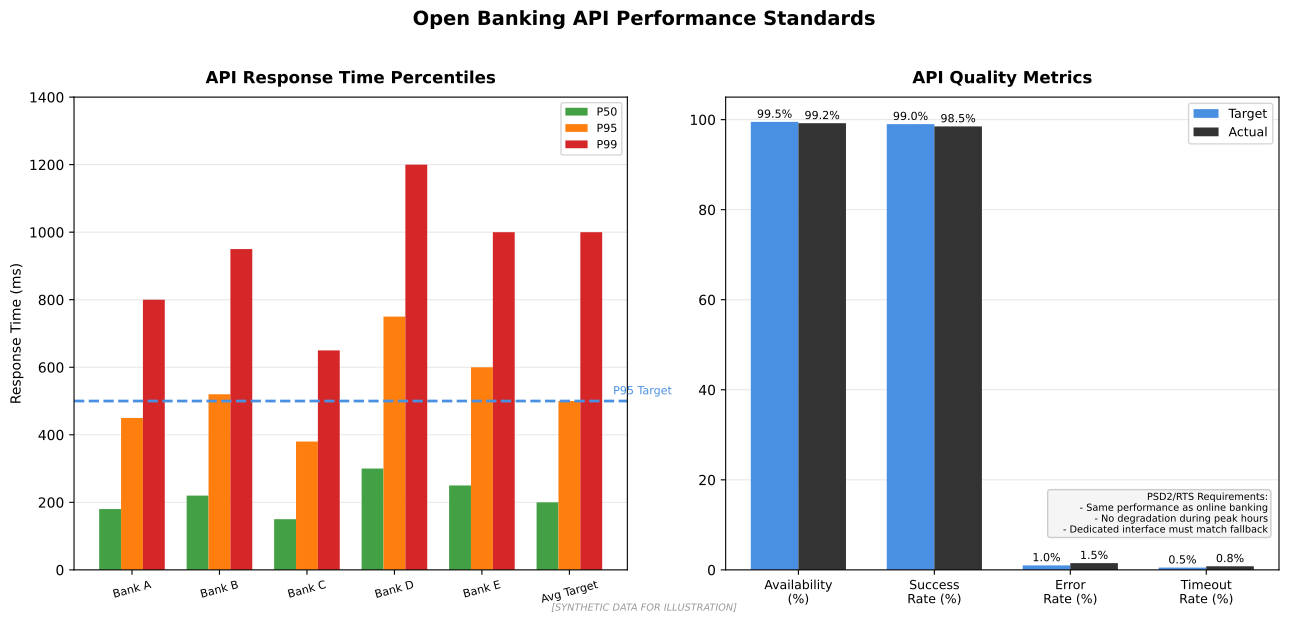

This chart was generated by the following Python code:
"""
Open Banking API Performance Metrics
Shows typical API performance standards and metrics

Output: api_performance.pdf
Module: module_01_fintech
Lesson: 5 - Open Banking
"""

from pathlib import Path
import matplotlib.pyplot as plt
import matplotlib.patches as mpatches
import numpy as np

CHART_METADATA = {
    'title': 'Open Banking API Performance',
    'module': 'module_01_fintech',
    'lesson': 5,
    'url': 'https://github.com/Digital-AI-Finance/digital-finance/tree/main/module_01_fintech/figures/api_performance'
}

plt.rcParams.update({
    'font.size': 10,
    'axes.labelsize': 10,
})

def create_chart():
    """Create API performance metrics chart"""
    fig, (ax1, ax2) = plt.subplots(1, 2, figsize=(13, 6))

    # Left: Response time by bank (simulated)
    banks = ['Bank A', 'Bank B', 'Bank C', 'Bank D', 'Bank E', 'Avg Target']
    # Response times in milliseconds
    p50 = [180, 220, 150, 300, 250, 200]
    p95 = [450, 520, 380, 750, 600, 500]
    p99 = [800, 950, 650, 1200, 1000, 1000]

    x = np.arange(len(banks))
    width = 0.25

    bars1 = ax1.bar(x - width, p50, width, label='P50', color='#44A044')
    bars2 = ax1.bar(x, p95, width, label='P95', color='#FF7F0E')
    bars3 = ax1.bar(x + width, p99, width, label='P99', color='#D62728')

    ax1.set_ylabel('Response Time (ms)', fontsize=10)
    ax1.set_xticks(x)
    ax1.set_xticklabels(banks, fontsize=8, rotation=15)
    ax1.set_ylim(0, 1400)
    ax1.legend(loc='upper right', fontsize=8)
    ax1.set_title('API Response Time Percentiles', fontsize=12, fontweight='bold', pad=10)

    # Add target line
    ax1.axhline(y=500, color='#4A90E2', linestyle='--', lw=2, label='P95 Target')
    ax1.text(5.5, 520, 'P95 Target', fontsize=8, color='#4A90E2')

    ax1.yaxis.grid(True, alpha=0.3)
    ax1.set_axisbelow(True)

    # Right: Availability and error rates
    metrics = ['Availability\n(%)', 'Success\nRate (%)', 'Error\nRate (%)', 'Timeout\nRate (%)']
    target_values = [99.5, 99.0, 1.0, 0.5]
    actual_values = [99.2, 98.5, 1.5, 0.8]

    x2 = np.arange(len(metrics))
    width2 = 0.35

    bars_target = ax2.bar(x2 - width2/2, target_values, width2, label='Target', color='#4A90E2')
    bars_actual = ax2.bar(x2 + width2/2, actual_values, width2, label='Actual', color='#333333')

    ax2.set_xticks(x2)
    ax2.set_xticklabels(metrics, fontsize=9)
    ax2.set_ylim(0, 105)
    ax2.legend(loc='upper right', fontsize=9)
    ax2.set_title('API Quality Metrics', fontsize=12, fontweight='bold', pad=10)

    # Add value labels
    for bars in [bars_target, bars_actual]:
        for bar in bars:
            height = bar.get_height()
            if height < 10:
                ax2.annotate(f'{height}%', xy=(bar.get_x() + bar.get_width()/2, height),
                            xytext=(0, 3), textcoords="offset points", ha='center', fontsize=8)
            else:
                ax2.annotate(f'{height}%', xy=(bar.get_x() + bar.get_width()/2, height),
                            xytext=(0, 3), textcoords="offset points", ha='center', fontsize=8)

    ax2.yaxis.grid(True, alpha=0.3)
    ax2.set_axisbelow(True)

    # Main title
    fig.suptitle('Open Banking API Performance Standards',
                fontsize=14, fontweight='bold', y=1.02)

    # Performance targets note
    targets = """PSD2/RTS Requirements:
    - Same performance as online banking
    - No degradation during peak hours
    - Dedicated interface must match fallback"""

    fig.text(0.98, 0.15, targets, fontsize=7, ha='right',
            bbox=dict(boxstyle='round', facecolor='#F5F5F5', edgecolor='#CCCCCC'))

    # Source
    fig.text(0.5, 0.02, '[SYNTHETIC DATA FOR ILLUSTRATION]',
            fontsize=7, ha='center', style='italic', color='#999999')

    plt.tight_layout()

    output_path = Path(__file__).parent / 'api_performance.pdf'
    plt.savefig(output_path, format='pdf', dpi=300, bbox_inches='tight')
    plt.close()
    print(f"Chart saved to: {output_path}")
    return output_path

if __name__ == '__main__':
    create_chart()
